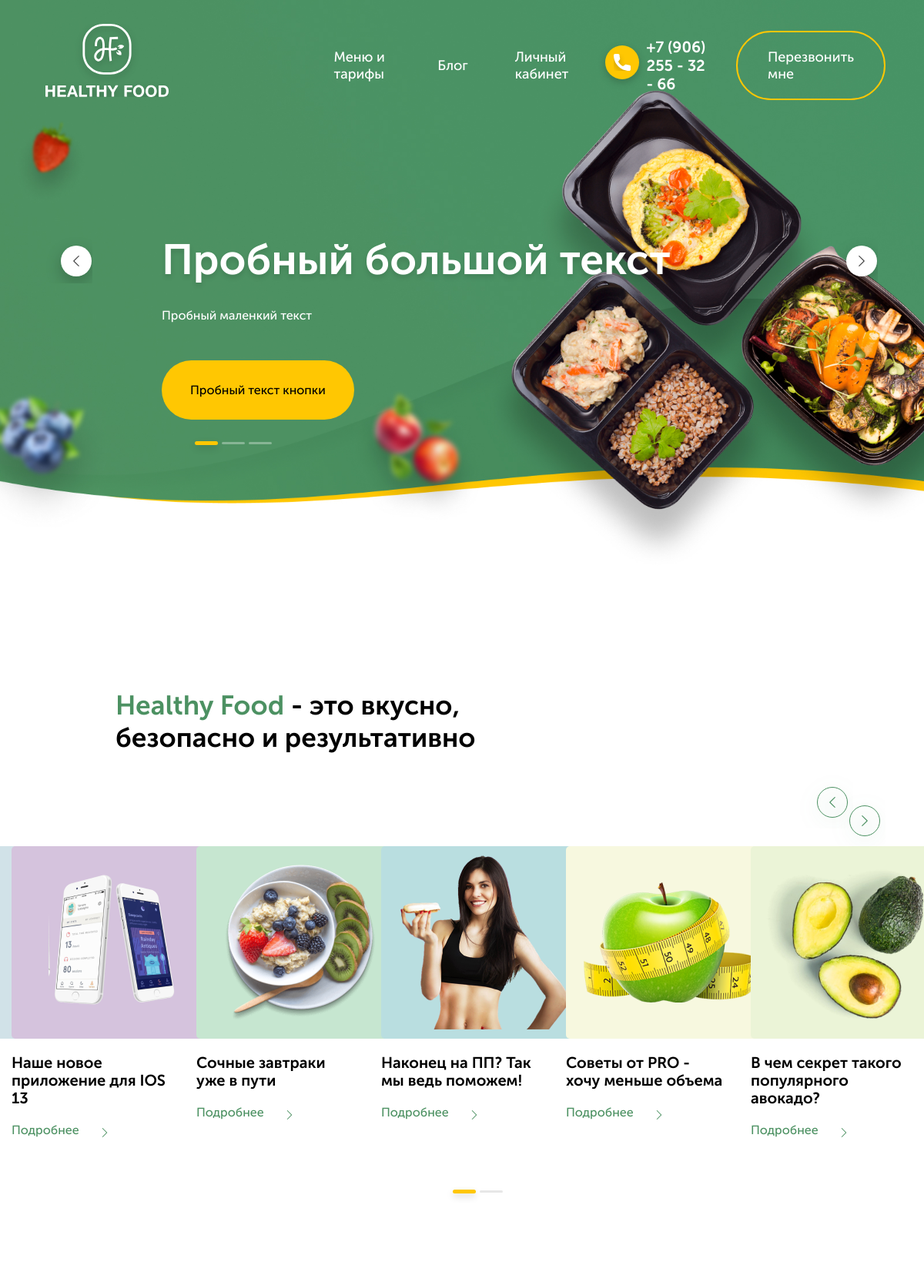
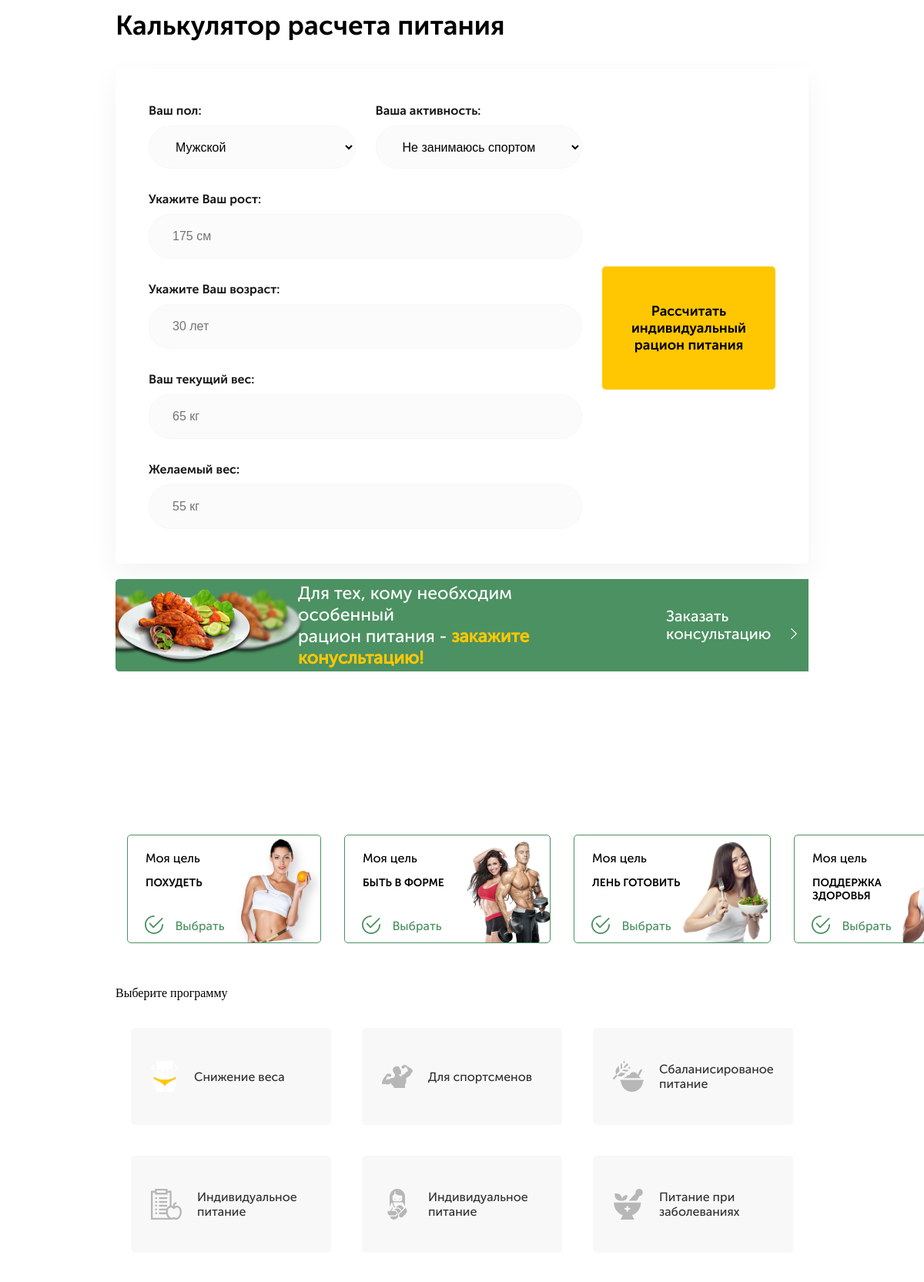
The page / (upper part) on the database its author committed (2 pictures, top to bottom).
### healthyfood/apps/main_page/models.py (models this page shows, shortened)
class HeaderSlider(models.Model):
    slider_header= models.CharField(("Обозначение о чем этот слайд"), max_length=50, null = True, blank = True)
    main_text = models.CharField(("Главный текст слайдера"), max_length=300)
    small_text = models.CharField(("Маленький текст слайдера"), max_length=200, null = True, blank = True)
    button = models.CharField( ("Текст кнопки"), max_length=50, null = True, blank = True)
    class Meta:
        db_table = ''
        managed = True
        verbose_name = 'Слайд хедера'
        verbose_name_plural = 'Слайды хедера'

class PageHeaders(models.Model):
    class Meta:
        db_table = ''
        managed = True
        verbose_name = 'Заголовоки страницы'
        verbose_name_plural = 'Заголовки страницы'
    anons_header = models.CharField(("Заголовок анонса"), max_length=100)
    anons_header_bold = models.CharField(("Выделенный текст заголовка анонса"), max_length=50, null = True, blank = True)
    calculator_header = models.CharField(("Заголовок калькулятора"), max_length=100)
    menu_header = models.CharField(("Заголовок меню"), max_length=100)
    menu_smalltext = models.CharField(("маленький текст в меню"), max_length=200)
    buy_header = models.CharField(("Заголовок 'Закажи сейчас' "), max_length=100)
    reviews_header = models.CharField(("Заголовок отзывов"), max_length=100)
    questions_header = models.CharField(("Заголовок вопросов"), max_length=100)

class PageSlider(models.Model):
    class Meta:
        db_table = ''
        managed = True
        verbose_name = 'Слайд анонса'
        verbose_name_plural = 'Слайды анонса'
    anons_slider_name = models.CharField(("Имя слайда"), max_length=50)
    anons_slider_text = models.CharField(("Текст слайда"), max_length=50)
    anons_slider_image = models.ImageField(("Картинка слайда"), upload_to='img', height_field=None, width_field=None, max_length=100)
    anons_slider_bgcolor = ColorField (("Цвет фона слайда"), default= '#F0F0F0' )
    anons_slider_link = models.CharField(("Сылка слайда"), max_length=200)

class ProgrammsBig(models.Model):
    class Meta:
        db_table = ''
        managed = True
        verbose_name = 'Большой блок '
        verbose_name_plural = 'Большие блоки'
    big_text = models.CharField(("Название блока"), max_length=50)
    big_img = models.FileField(("Картинка блока"), upload_to='img')

class ProgrammsSmall(models.Model):
    class Meta:
        db_table = ''
        managed = True
        verbose_name = 'Маленький блок '
        verbose_name_plural = 'Маленькие блоки'
    small_text = models.CharField(("Название блока"), max_length=50)
    small_img = models.FileField(("Картинка блока"), upload_to='img')

### healthyfood/apps/main_page/views.py (the view)
# urls.py: path('', views.index, name = 'index')
def index(request):
    header_slides = HeaderSlider.objects.all()
    page_slides = PageSlider.objects.all()
    page_headers = PageHeaders.objects.get(id=1)
    big_block = ProgrammsBig.objects.all()
    small_block = ProgrammsSmall.objects.all()
    menu_slide = MenuSlider.objects.all()
    return render(request, 'main_page/page.html', {'header_slides': header_slides,
    'headers': page_headers,
    'page_slides': page_slides,
    'big_block': big_block,
    'small_block': small_block,
    'menu': menu_slide,
    })

### healthyfood/templates/main_page/page.html (shortened to what this page needs)
{% extends  'base.html' %}
{% block content %}
<div class="main">
    <header class="header">
       <div class="container">
        <nav class="header__navigate">
            <div class="header__navigate__box header__navigate__logo"><img src="../static/images/logo.svg" alt="Healthy Food"></div>
            <div class="header__navigate__box header__navigate__button">Меню и тарифы</div>
            <div class="header__navigate__box header__navigate__button">Блог</div>
            <div class="header__navigate__box header__navigate__button">Личный кабинет</div>
            <div class="header__navigate__box header__navigate__phone">
                <img src="../static/images/phone-ico.svg" alt="">
                <p>+7 (906) 255 - 32 - 66</p>
            </div>
            <div class="header__navigate__box header__navigate__call">Перезвонить мне</div>
        </nav>
        <div class="header__slider" id="slider-1">
            {% if header_slides%}
             {% for a in header_slides%}
             <div class="header__slider__item">
                <h3>{{a.main_text}}</h3>
                {% if a.small_text %}
                    <p>{{a.small_text}}</p>
                {% endif %}
                {% if a.button %}
                    <button class="header__slider__item__button"> {{a.button}} </button>
                {% endif %}
            </div>
             {%endfor%}
            {%else%}
                Слайдов нет
            {% endif %}
        </div>
       </div>
    </header>
    <div class="page">
        <div class="slider">
            <div class="slider__header">
                {% if headers %}
                    <h2>
                        <b>{{headers.anons_header_bold}}</b> - {{headers.anons_header}}
                    </h2>
                    {% else %}
                    Заголовков не найдено
                {% endif %}
            </div>
            <div class="slider__slick" id="slider-2">
                {% if page_slides %}
                {% for a in page_slides %}
                <div class="slider__slick__item">
                    <div class="image__box" style="background: {{a.anons_slider_bgcolor}};">
                        <img src="{{ a.anons_slider_image.url }}" alt="" class="image">
                    </div>
                        <p class="discription">
                            {{a.anons_slider_text}}
                        </p>
                        <a href="{{a.anons_slider_link}}" class="detailed">Подробнее</a>
                    </div>
                {% endfor %}
                  {% else %}
                  Сладов не найдено
                {% endif %}
        </div>
        <div class="calculate">
            <h3 class="calculate__header">Калькулятор расчета питания</h3>
            <div class="calculate__box">
                <div class="calculate__box__item first">
                    <div class="calculate__box__block calculate__box__block__1">
                        <label for="" class="discription">Ваш пол:</label>
                        <select name="gender" id="gender" required class="input">
                            <option value="mail">Мужской</option>
                        </select>
                    </div>
                    <div class="calculate__box__block calculate__box__block__2">
                        <label for="" class="discription">Ваша активность:</label>
                        <select name="activity" id="activity" required class="input">
                            <option value="1.2">Не занимаюсь спортом</option>
                        </select>
                    </div>
                    <div class="calculate__box__block calculate__box__block__3">
                        <label for="" class="discription">Укажите Ваш рост:</label>
                        <input type="text" placeholder="175 см" pattern="[0-9]{3} см" required class="input">
                    </div>
                    <div class="calculate__box__block calculate__box__block__4">
                        <label for="" class="discription">Укажите Ваш возраст:</label>
                        <input type="text" placeholder="30 лет" pattern="[0-9]{1,3} лет" required class="input">
                    </div>
                    <div class="calculate__box__block calculate__box__block__5">
                        <label for="" class="discription">Ваш текущий вес:</label>
                        <input type="text" placeholder="65 кг" pattern="[0-9]{1,4} кг" required class="input">
                    </div>
                    <div class="calculate__box__block calculate__box__block__6">
                        <label for="" class="discription">Желаемый вес:</label>
                        <input type="text" placeholder="55 кг" pattern="[0-9]{1,4} кг" required class="input">
                    </div>
                </div>
                <div class="calculate__box__item second">
                    <div class="calculate__box__block calculate__box__block__7">
                        <button class="calculate__box__block__button">
                            Рассчитать индивидуальный рацион питания
                        </button>
                    </div>
                </div>
            </div>
            <div class="calculate__consultation">
                <p class="calculate__consultation__description">
                    Для тех, кому необходим особенный<br> рацион питания - <b>закажите конусльтацию!</b>
                </p>
                <a href="" class="calculate__consultation__buy">Заказать консультацию</a>
            </div>
        </div>
        <div class="programms">
            <div class="programms__big">
                {% if big_block %}
                  {% for a in big_block %}
                  <div class="programms__big__block">
                    <div class="programms__big__block__item">
                        <label for="" class="programms__big__block__item__purpose">Моя цель</label>
                        <p class="programms__big__block__item__discription">{{a.big_text}} </p>
                        <p class="programms__big__block__item__choose">Выбрать</p>
                    </div>
                    <div class="programms__big__block__item image">
                        <img src="{{a.big_img.url}}" alt="" class="programms__big__block__item__img">
                    </div>
                </div>
                  {% endfor %}
                  {% else %}
                  Блоков не найдено
                {% endif %}
            </div>
            <p class="programms__choise">Выберите программу</p>
            <div class="programms__small">
                {% if small_block %}
                    {% for a in small_block  %}
                    <div class="programms__small__items ">
                        <img src="{{a.small_img.url}}" alt="" class="programms__small__items__ico">
                        <p class="programms__small__items__discription"> {{a.small_text}} </p>
                    </div>
                    {% endfor %}
                {% endif %}
            </div>
        </div>
    </div>
</div>
{% endblock %}

### rows shown on the page
HeaderSlider: main_text "Пробный большой текст", small_text "Пробный маленкий текст", button "Пробный текст кнопки"
PageHeaders: anons_header_bold "Healthy Food", anons_header "это вкусно, безопасно и результативно"
PageSlider: anons_slider_image (picture), anons_slider_text "Наше новое приложение для IOS 13"
PageSlider: anons_slider_image (picture), anons_slider_text "Сочные завтраки уже в пути"
PageSlider: anons_slider_image (picture), anons_slider_text "Наконец на ПП? Так мы ведь поможем!"
PageSlider: anons_slider_image (picture), anons_slider_text "Советы от PRO - хочу меньше объема"
PageSlider: anons_slider_image (picture), anons_slider_text "В чем секрет такого популярного авокадо?"
ProgrammsBig: big_text "ПОХУДЕТЬ", big_img (picture)
ProgrammsBig: big_text "БЫТЬ В ФОРМЕ", big_img (picture)
ProgrammsBig: big_text "ЛЕНЬ ГОТОВИТЬ", big_img (picture)
ProgrammsBig: big_text "ПОДДЕРЖКА ЗДОРОВЬЯ", big_img (picture)
ProgrammsSmall: small_img (picture), small_text "Снижение веса"
ProgrammsSmall: small_img (picture), small_text "Для спортсменов"
ProgrammsSmall: small_img (picture), small_text "Сбаланисированое питание"
ProgrammsSmall: small_img (picture), small_text "Индивидуальное питание"
ProgrammsSmall: small_img (picture), small_text "Индивидуальное питание"
ProgrammsSmall: small_img (picture), small_text "Питание при заболеваниях"
